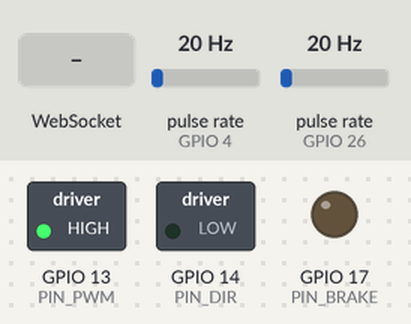
The sketch below on a simulated ESP32. Parts: switched loads named in the sketch (green lamp = pin HIGH), output pins drawn as LEDs (lit = HIGH). Wiring (inferred from the names in the program): 2 × pulse sensor: data GPIO 4 / data GPIO 26. Inputs (shaded band) come from the test bench; at power-on: pulse rate (sensors on GPIO 4, GPIO 26) 20 Hz. WiFi joins after 1.5 s; servers stay silent unless stated.

Above: at 2.9 s.
3.0 s: WebSocket text "PWM=" received
At 3.5 s:
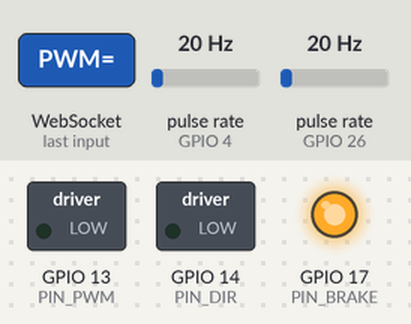
4.5 s: WebSocket text "STOP_COLLECT" received
At 6.4 s:
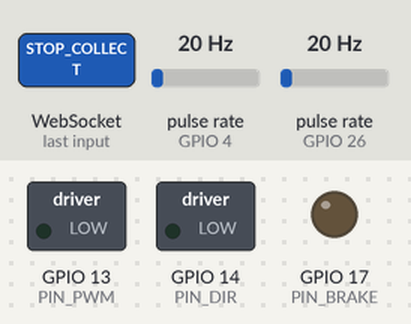
Timing chart, 0 to 7.9 s (numbered marks = the images above; inputs shaded):
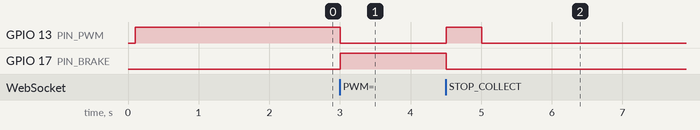

Measured:
- after the input at 3.0 s, GPIO 13 (PIN_PWM): HIGH → LOW at once; GPIO 17 (PIN_BRAKE): LOW → HIGH at once
- after the input at 4.5 s, GPIO 13 (PIN_PWM): LOW → HIGH at once, → LOW 0.50 s later; GPIO 17 (PIN_BRAKE): HIGH → LOW at once

The sketch:

FT_motor.ino
```cpp
// system_id_motor_core.ino
#include <Arduino.h>
#include <cmath>
#include <Wire.h>
#include <ArduinoJson.h>
#include <WiFi.h>
#include <ESPAsyncWebServer.h>
#include <AsyncTCP.h>

// ============================================================
// Motor (pinos e PWM)
// ============================================================
#define PIN_PWM    13
#define PIN_DIR    14
#define PIN_BRAKE  17
const int PWM_Chan = 0;
const int PWM_Freq = 500;
const int PWM_Res  = 8;
const int PWM_MAX  = 255;

void releaseBrake() { digitalWrite(PIN_BRAKE, HIGH); }
void applyBrake()   { digitalWrite(PIN_BRAKE, LOW);  }

static inline void motorStopHold() {
  applyBrake();
  ledcWrite(PIN_PWM, PWM_MAX);
}

static inline void motorRunCW(uint8_t pwm_val) {
  digitalWrite(PIN_DIR, LOW);
  releaseBrake();
  ledcWrite(PIN_PWM, pwm_val);
}

static inline void motorRunCCW(uint8_t pwm_val) {
  digitalWrite(PIN_DIR, HIGH);
  releaseBrake();
  ledcWrite(PIN_PWM, pwm_val);
}

// ============================================================
// Encoder
// ============================================================
#define ENC1_1   26
#define ENC1_2   4
#define PPR      400

volatile long enc_count = 0;
volatile uint8_t encoder_state = 0;
static unsigned long last_rpm_ms = 0;
static long last_enc_count = 0;
static float wheel_rpm = 0.0f;
static const unsigned long RPM_PERIOD_MS = 100;   // <-- período de atualização do RPM: 100 ms
static const float RPM_EMA_ALPHA = 0.3f;

// Degrau
const int PWM_STEP = 0;
const unsigned long STEP_DELAY_MS = 5000;
bool step_applied = false;

// ENCODER ISR
void IRAM_ATTR encoder_ISR() {
  const uint8_t a = digitalRead(ENC1_1);
  const uint8_t b = digitalRead(ENC1_2);
  const uint8_t ab = (a << 1) | b;
  encoder_state = ((encoder_state << 2) | ab) & 0x0F;
  if      (encoder_state == 0x02 || encoder_state == 0x0D ||
           encoder_state == 0x04 || encoder_state == 0x0B) enc_count++;
  else if (encoder_state == 0x01 || encoder_state == 0x0E ||
           encoder_state == 0x08 || encoder_state == 0x07) enc_count--;
}

// CÁLCULO DE RPM — dispara a cada RPM_PERIOD_MS (100 ms)
static void updateRpm() {
  const unsigned long now = millis();
  if (now - last_rpm_ms < RPM_PERIOD_MS) return;
  last_rpm_ms = now;

  long count_now;
  noInterrupts();
  count_now = enc_count;
  interrupts();

  const long dcount = count_now - last_enc_count;
  last_enc_count = count_now;

  // dt em minutos para obter RPM
  const float dt_min = (float)RPM_PERIOD_MS / 60000.0f;
  const float rpm_inst = (dcount / (float)PPR) / dt_min;
  wheel_rpm = RPM_EMA_ALPHA * rpm_inst + (1.0f - RPM_EMA_ALPHA) * wheel_rpm;
}

// ============================================================
// Wi-Fi
// ============================================================
#define WIFI_SSID     "Apt102"
#define WIFI_PASSWORD "Gs120402@@"

void networkConnect() {
  btStop();
  WiFi.mode(WIFI_STA);
  WiFi.begin(WIFI_SSID, WIFI_PASSWORD);
  uint32_t t0 = millis();
  while (WiFi.status() != WL_CONNECTED && millis() - t0 < 10000) {
    delay(200);
  }
}

// ============================================================
// Coleta de Dados
// ============================================================
#define MAX_SAMPLES 1000

struct DataPoint {
  unsigned long t_ms;    // tempo em ms desde início da coleta
  float pwm_cmd;
  float rpm_meas;
};

DataPoint dataBuffer[MAX_SAMPLES];
volatile uint16_t dataIndex = 0;
volatile bool isCollecting = false;
uint32_t collectionStartTime = 0;
static unsigned long lastRecordMs = 0;  // controla passo de 100 ms

void startDataCollection() {
  dataIndex = 0;
  isCollecting = true;
  collectionStartTime = millis();
  lastRecordMs = 0;
}

void stopDataCollection() {
  isCollecting = false;
  motorStopHold();
}

// Grava uma amostra a cada 100 ms exatos
void recordDataPoint(float pwm, float rpm) {
  if (!isCollecting) return;
  if (dataIndex >= MAX_SAMPLES) {
    stopDataCollection();
    return;
  }

  unsigned long elapsed_ms = millis() - collectionStartTime;

  // Passo fixo de 100 ms
  if (elapsed_ms - lastRecordMs < 100UL) return;
  lastRecordMs += 100UL;  // acumula em múltiplos exatos de 100 ms (evita deriva)

  dataBuffer[dataIndex].t_ms     = elapsed_ms;   // <-- tempo em ms
  dataBuffer[dataIndex].pwm_cmd  = pwm;
  dataBuffer[dataIndex].rpm_meas = rpm;
  dataIndex++;
}

// ============================================================
// Servidor Web e WebSocket
// ============================================================
AsyncWebServer server(80);
AsyncWebSocket ws("/ws");

String pendingCommand    = "";
bool   hasPendingCommand = false;

const char DASHBOARD_HTML[] PROGMEM = R"rawhtml(
<!DOCTYPE html>
<html lang="pt-BR">
<head>
<meta charset="UTF-8">
<meta name="viewport" content="width=device-width, initial-scale=1">
<title>Coleta de Dados — Motor</title>
<style>
body{font-family:Segoe UI,sans-serif;background:#0f0f1a;color:#e0e0e0;padding:20px}
h1{color:#7eb8f7;text-align:center}
#ws-dot{width:12px;height:12px;border-radius:50%;background:#ff4444;display:inline-block;margin-right:8px}
#ws-dot.ok{background:#44ff88}
.card{background:#1a1a2e;padding:14px;border-radius:12px;border:1px solid #2a2a4a;text-align:center}
.label{font-size:12px;color:#888;margin-bottom:4px}
.value{font-size:28px;font-weight:bold;color:#7eb8f7}
.unit{font-size:11px;color:#555}
.log-box{background:#0d0d1a;border-radius:8px;padding:8px;height:120px;overflow:auto;font-family:monospace;color:#66ff99}
canvas#dataChart{width:100%;height:300px}
button{padding:10px 18px;border-radius:8px;border:none;cursor:pointer;font-size:14px}
#btn-start{background:#44ff88;color:#0f0f1a}
#btn-stop{background:#ff4444;color:#fff}
#btn-export{background:#a855f7;color:#fff}
input[type=number]{background:#1a1a2e;color:#e0e0e0;border:1px solid #2a2a4a;border-radius:6px;padding:6px;width:100px;text-align:center}
input[type=range]{width:100%}
</style>
</head>
<body>
<h1>⚙️ Coleta de Dados — Motor</h1>
<div id="status-bar" style="text-align:center;margin-bottom:16px">
  <div id="ws-dot"></div><span id="ws-label">Desconectado</span>
</div>

<!-- Cards de telemetria -->
<div style="display:grid;grid-template-columns:repeat(auto-fit,minmax(150px,1fr));gap:12px;margin-bottom:18px">
  <div class="card"><div class="label">PWM Atual</div><div class="value" id="val-pwm">0</div><div class="unit">0–255</div></div>
  <div class="card"><div class="label">RPM Atual</div><div class="value" id="val-rpm">--</div><div class="unit">rpm</div></div>
  <!-- Tempo exibido em ms -->
  <div class="card"><div class="label">Tempo</div><div class="value" id="val-time">0</div><div class="unit">ms</div></div>
  <div class="card"><div class="label">Amostras</div><div class="value" id="val-samples">0</div><div class="unit">/ 1000</div></div>
</div>

<!-- Controle de PWM -->
<div style="background:#1a1a2e;border-radius:12px;padding:16px;margin-bottom:18px">
  <h2 style="color:#888">⚙️ Controle de PWM</h2>
  <div style="display:flex;align-items:center;gap:12px;justify-content:center;flex-wrap:wrap">
    <label style="color:#888">PWM (0–255):</label>
    <input type="number" id="pwm-input" min="0" max="255" step="1" value="0">
    <button onclick="applyPWM()" style="background:#7eb8f7;color:#0f0f1a;padding:10px 18px">Aplicar</button>
  </div>
  <div style="max-width:400px;margin:12px auto">
    <input type="range" id="pwm-slider" min="0" max="255" value="0" oninput="syncSlider()">
  </div>
</div>

<!-- Botões de controle -->
<div style="display:flex;gap:12px;justify-content:center;margin-bottom:18px;flex-wrap:wrap">
  <button id="btn-start" onclick="startCollection()">▶ INICIAR COLETA</button>
  <button id="btn-stop"  onclick="stopCollection()"  disabled>⏹ PARAR</button>
  <button id="btn-export" onclick="exportData()"     disabled>⬇ EXPORTAR CSV</button>
</div>

<!-- Gráfico -->
<div style="background:#1a1a2e;border-radius:12px;padding:12px;margin-bottom:18px">
  <h2 style="color:#888">PWM e RPM vs Tempo (ms)</h2>
  <canvas id="dataChart"></canvas>
</div>

<!-- Log -->
<div class="log-box" id="log"></div>

<script>
const wsUrl = `ws://${location.hostname}/ws`;
let sock;
// Armazena tempo em ms
let liveData = { time_ms: [], pwm: [], rpm: [] };
const MAX_CHART_POINTS = 500;

function connectWs() {
  sock = new WebSocket(wsUrl);
  sock.onopen = () => {
    document.getElementById('ws-dot').classList.add('ok');
    document.getElementById('ws-label').textContent = 'Conectado — ' + location.hostname;
    addLog('WebSocket conectado');
  };
  sock.onclose = () => {
    document.getElementById('ws-dot').classList.remove('ok');
    document.getElementById('ws-label').textContent = 'Desconectado';
    addLog('WebSocket desconectado');
    setTimeout(connectWs, 2000);
  };
  sock.onerror = () => addLog('Erro no WebSocket');
  sock.onmessage = (evt) => {
    try {
      const d = JSON.parse(evt.data);
      updateCards(d);
      updateChart(d);
    } catch(e) { addLog('JSON inválido'); }
  };
}

function send(cmd) {
  if (sock && sock.readyState === WebSocket.OPEN) sock.send(cmd);
  else addLog('WS não conectado');
}

function syncSlider() {
  document.getElementById('pwm-input').value = document.getElementById('pwm-slider').value;
}

function applyPWM() {
  const pwm = parseInt(document.getElementById('pwm-input').value);
  if (isNaN(pwm) || pwm < 0 || pwm > 255) { addLog('PWM deve estar entre 0 e 255'); return; }
  document.getElementById('pwm-slider').value = pwm;
  send('PWM=' + pwm);
  addLog('PWM aplicado: ' + pwm);
}

function startCollection() {
  send('START_COLLECT');
  document.getElementById('btn-start').disabled  = true;
  document.getElementById('btn-stop').disabled   = false;
  document.getElementById('btn-export').disabled = true;
  liveData = { time_ms: [], pwm: [], rpm: [] };
  addLog('Coleta iniciada');
}

function stopCollection() {
  send('STOP_COLLECT');
  document.getElementById('btn-start').disabled  = false;
  document.getElementById('btn-stop').disabled   = true;
  document.getElementById('btn-export').disabled = false;
  addLog('Coleta parada');
}

function exportData() {
  addLog('Iniciando download...');
  fetch('http://' + location.hostname + '/download_data')
    .then(r => { if (!r.ok) throw new Error('Erro ' + r.status); return r.blob(); })
    .then(blob => {
      const a = document.createElement('a');
      a.href = URL.createObjectURL(blob);
      a.download = 'motor_data.csv';
      document.body.appendChild(a);
      a.click();
      document.body.removeChild(a);
      URL.revokeObjectURL(a.href);
      addLog('Download concluído!');
    })
    .catch(e => addLog('Erro: ' + e.message));
}

// d.time_ms vem do firmware em ms
function updateCards(d) {
  if (d.pwm      !== undefined) document.getElementById('val-pwm').textContent     = d.pwm.toFixed(0);
  if (d.rpm      !== undefined) document.getElementById('val-rpm').textContent     = Math.abs(d.rpm).toFixed(1);
  if (d.time_ms  !== undefined) document.getElementById('val-time').textContent    = d.time_ms.toFixed(0);
  if (d.samples  !== undefined) document.getElementById('val-samples').textContent = d.samples;
}

function updateChart(d) {
  if (d.time_ms !== undefined && d.pwm !== undefined && d.rpm !== undefined) {
    liveData.time_ms.push(d.time_ms);
    liveData.pwm.push(d.pwm);
    liveData.rpm.push(Math.abs(d.rpm));
    if (liveData.time_ms.length > MAX_CHART_POINTS) {
      liveData.time_ms.shift(); liveData.pwm.shift(); liveData.rpm.shift();
    }
    drawChart();
  }
}

function drawChart() {
  const canvas = document.getElementById('dataChart');
  canvas.width  = canvas.offsetWidth;
  canvas.height = 300;
  const ctx = canvas.getContext('2d');
  const W = canvas.width, H = canvas.height;
  const pad = { top:20, right:20, bottom:50, left:60 };
  const cw = W - pad.left - pad.right;
  const ch = H - pad.top  - pad.bottom;
  ctx.clearRect(0, 0, W, H);
  if (liveData.time_ms.length < 2) return;

  const maxT   = Math.max(...liveData.time_ms) || 1;
  const maxRpm = Math.max(...liveData.rpm)      || 100;

  // Eixos
  ctx.strokeStyle = '#333'; ctx.lineWidth = 1;
  ctx.beginPath();
  ctx.moveTo(pad.left, pad.top); ctx.lineTo(pad.left, pad.top + ch);
  ctx.lineTo(pad.left + cw, pad.top + ch); ctx.stroke();

  // Label eixo X (ms)
  ctx.fillStyle = '#888'; ctx.font = '11px sans-serif'; ctx.textAlign = 'center';
  ctx.fillText('Tempo (ms)', pad.left + cw / 2, H - 6);

  // Ticks X
  for (let i = 0; i <= 5; i++) {
    const x = pad.left + (i / 5) * cw;
    ctx.fillStyle = '#555';
    ctx.fillText(Math.round((i / 5) * maxT), x, pad.top + ch + 16);
  }
  // Ticks Y RPM
  ctx.textAlign = 'right';
  for (let i = 0; i <= 4; i++) {
    const y = pad.top + ch - (i / 4) * ch;
    ctx.fillStyle = '#44ff88';
    ctx.fillText(Math.round((i / 4) * maxRpm), pad.left - 6, y + 4);
  }

  // Legenda
  ctx.textAlign = 'left';
  ctx.fillStyle = '#ff9944'; ctx.fillText('PWM', pad.left + cw - 80, pad.top + 14);
  ctx.fillStyle = '#44ff88'; ctx.fillText('RPM', pad.left + cw - 40, pad.top + 14);

  // Curva PWM
  ctx.beginPath(); ctx.strokeStyle = '#ff9944'; ctx.lineWidth = 2;
  liveData.time_ms.forEach((t, i) => {
    const x = pad.left + (t / maxT) * cw;
    const y = pad.top  + ch - (liveData.pwm[i] / 255) * ch;
    i === 0 ? ctx.moveTo(x, y) : ctx.lineTo(x, y);
  }); ctx.stroke();

  // Curva RPM
  ctx.beginPath(); ctx.strokeStyle = '#44ff88'; ctx.lineWidth = 2;
  liveData.time_ms.forEach((t, i) => {
    const x = pad.left + (t / maxT) * cw;
    const y = pad.top  + ch - (liveData.rpm[i] / maxRpm) * ch;
    i === 0 ? ctx.moveTo(x, y) : ctx.lineTo(x, y);
  }); ctx.stroke();
}

function addLog(msg) {
  const box = document.getElementById('log');
  const p = document.createElement('p');
  p.style.margin = '2px 0';
  p.textContent = `[${new Date().toLocaleTimeString()}] ${msg}`;
  box.appendChild(p);
  box.scrollTop = box.scrollHeight;
  if (box.children.length > 50) box.removeChild(box.firstChild);
}

connectWs();
</script>
</body>
</html>
)rawhtml";

void serverResponse() {
  server.on("/", HTTP_GET, [](AsyncWebServerRequest *request) {
    request->send_P(200, "text/html", DASHBOARD_HTML);
  });

  // CSV com tempo em ms
  server.on("/download_data", HTTP_GET, [](AsyncWebServerRequest *request) {
    String csv = "t_ms,pwm,rpm\n";
    for (uint16_t i = 0; i < dataIndex; i++) {
      csv += String(dataBuffer[i].t_ms)        + ",";
      csv += String(dataBuffer[i].pwm_cmd,  0) + ",";
      csv += String(dataBuffer[i].rpm_meas, 2) + "\n";
    }
    AsyncWebServerResponse *resp = request->beginResponse(200, "text/csv", csv);
    resp->addHeader("Content-Disposition", "attachment; filename=\"motor_data.csv\"");
    request->send(resp);
  });
}

// ============================================================
// WebSocket handler
// ============================================================
void handleWebSocketMessage(void *arg, uint8_t *data, size_t len) {
  AwsFrameInfo *info = (AwsFrameInfo*)arg;
  if (info->final && info->index == 0 && info->len == len && info->opcode == WS_TEXT) {
    data[len] = 0;
    pendingCommand    = String((char*)data);
    hasPendingCommand = true;
  }
}

void onWsEvent(AsyncWebSocket *server, AsyncWebSocketClient *client,
               AwsEventType type, void *arg, uint8_t *data, size_t len) {
  if (type == WS_EVT_DATA) handleWebSocketMessage(arg, data, len);
}

// ============================================================
// Processamento de Comandos
// ============================================================
volatile uint8_t currentPwm = 0;

void processCommand(const String &line) {
  String s = line; s.trim();

  if (s.startsWith("PWM=")) {
    int pwm = s.substring(4).toInt();
    if (pwm >= 0 && pwm <= 255) {
      currentPwm = (uint8_t)pwm;
      motorRunCW(currentPwm);
    }
    return;
  }
  if (s == "START_COLLECT") { startDataCollection(); return; }
  if (s == "STOP_COLLECT")  { stopDataCollection();  return; }
}

// ============================================================
// Telemetria — envia time_ms em vez de time (segundos)
// ============================================================
void sendDataWs() {
  StaticJsonDocument<256> doc;
  doc["pwm"]     = (float)currentPwm;
  doc["rpm"]     = wheel_rpm;
  // tempo em ms desde o início da coleta (0 se não está coletando)
  doc["time_ms"] = isCollecting
                     ? (unsigned long)(millis() - collectionStartTime)
                     : 0UL;
  doc["samples"] = dataIndex;
  doc["ts"]      = millis();

  char buf[256];
  size_t len = serializeJson(doc, buf);
  ws.textAll(buf, len);
}

// ============================================================
// Setup
// ============================================================
void setup() {
  Serial.begin(115200);
  delay(100);

  pinMode(PIN_DIR,   OUTPUT);
  pinMode(PIN_BRAKE, OUTPUT);
  ledcAttach(PIN_PWM, PWM_Freq, PWM_Res);
  motorStopHold();

  pinMode(ENC1_1, INPUT_PULLUP);
  pinMode(ENC1_2, INPUT_PULLUP);
  attachInterrupt(digitalPinToInterrupt(ENC1_1), encoder_ISR, CHANGE);
  attachInterrupt(digitalPinToInterrupt(ENC1_2), encoder_ISR, CHANGE);
  last_rpm_ms = millis();

  networkConnect();

  ws.onEvent(onWsEvent);
  server.addHandler(&ws);
  serverResponse();
  server.begin();
}

// ============================================================
// Loop — cadência de 100 ms alinhada com o passo de gravação
// ============================================================
void loop() {
  static unsigned long last_loop_ms = 0;
  static const unsigned long LOOP_DT_MS = 10;   // tick geral: 10 ms

  unsigned long now_ms = millis();
  if (now_ms - last_loop_ms < LOOP_DT_MS) return;
  last_loop_ms = now_ms;

  // Atualiza RPM a cada 100 ms (controlado internamente por updateRpm)
  updateRpm();

  // Degrau automático após STEP_DELAY_MS
  if (!step_applied && now_ms >= STEP_DELAY_MS) {
    currentPwm = (uint8_t)PWM_STEP;
    ledcWrite(PIN_PWM, currentPwm);
    step_applied = true;
  }

  // Grava amostra a cada 100 ms
  if (isCollecting) recordDataPoint((float)currentPwm, wheel_rpm);

  // Envia WebSocket a cada 100 ms
  static unsigned long lastWsSend    = 0;
  static unsigned long lastWsCleanup = 0;

  if (now_ms - lastWsSend >= 100UL) {      // <-- 100 ms
    lastWsSend = now_ms;
    sendDataWs();
  }
  if (now_ms - lastWsCleanup >= 1000UL) {
    lastWsCleanup = now_ms;
    ws.cleanupClients();
  }

  if (hasPendingCommand) {
    processCommand(pendingCommand);
    hasPendingCommand = false;
    pendingCommand    = "";
  }
}
```
